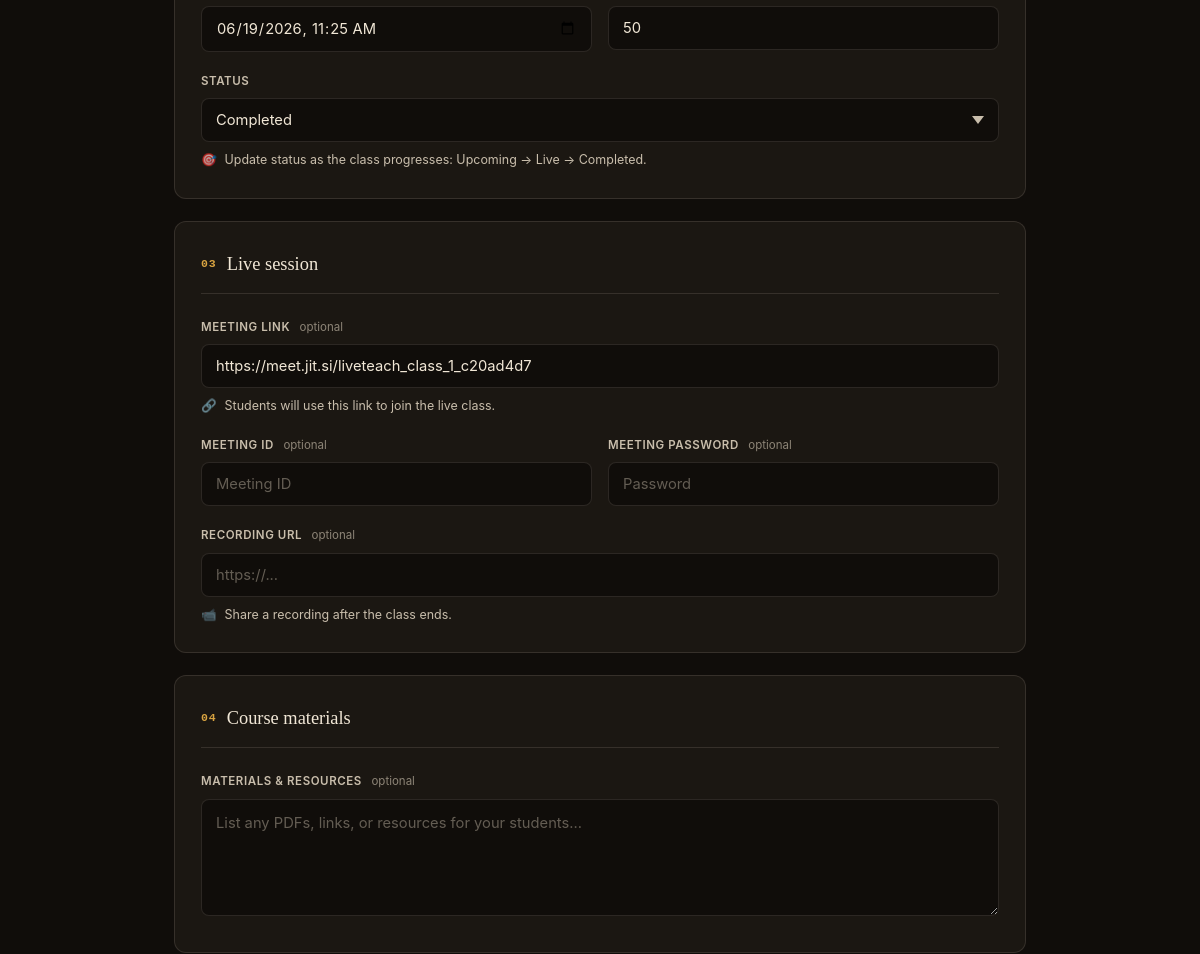
Before: /teacher/edit-class.php?id=1 (signed in, middle part) with the older database file.
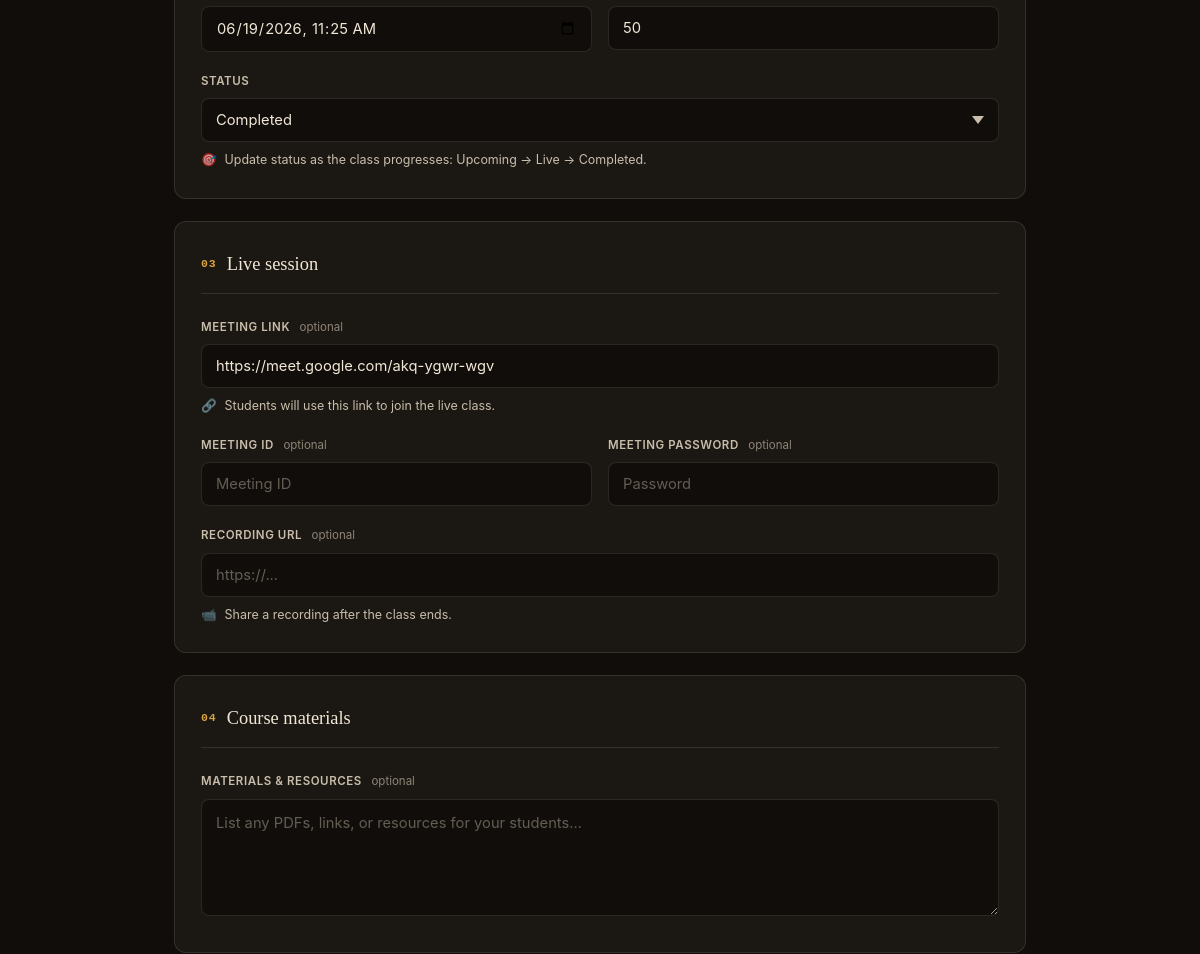
After: the same page with the newer database file.
### tables this page shows
CREATE TABLE `live_classes` (
  `id` int(11) NOT NULL,
  `teacher_id` int(11) NOT NULL,
  `title` varchar(255) NOT NULL,
  `description` text DEFAULT NULL,
  `short_description` varchar(500) DEFAULT NULL,
  `image` varchar(255) DEFAULT NULL,
  `price` decimal(10,2) NOT NULL DEFAULT 0.00,
  `duration` varchar(50) DEFAULT NULL,
  `level` enum('beginner','intermediate','advanced') NOT NULL DEFAULT 'beginner',
  `category` varchar(100) DEFAULT NULL,
  `start_date` datetime DEFAULT NULL,
  `end_date` datetime DEFAULT NULL,
  `schedule` text DEFAULT NULL,
  `meeting_link` varchar(500) DEFAULT NULL,
  `meeting_id` varchar(100) DEFAULT NULL,
  `meeting_password` varchar(100) DEFAULT NULL,
  `recording_url` varchar(500) DEFAULT NULL,
  `materials` text DEFAULT NULL,
  `max_students` int(11) DEFAULT 50,
  `current_students` int(11) NOT NULL DEFAULT 0,
  `status` enum('upcoming','ongoing','completed','cancelled') NOT NULL DEFAULT 'upcoming',
  `is_featured` tinyint(1) NOT NULL DEFAULT 0,
  `sequential_unlock` tinyint(1) NOT NULL DEFAULT 0,
  `created_at` timestamp NOT NULL DEFAULT current_timestamp(),
  `thumbnail` varchar(500) DEFAULT NULL,
  `preview_video` varchar(500) DEFAULT NULL,
  `stream_platform` enum('zoom','google_meet','custom','youtube_live') DEFAULT 'zoom',
  `stream_embed` text DEFAULT NULL
);

### teacher/edit-class.php (the view, shortened to what this page needs)
<?php
require_once '../includes/header.php';
$connection = getDbConnection();
$teacherId = (int)$_SESSION['user']['id'];
$classId = isset($_GET['id']) ? (int)$_GET['id'] : 0;
$stmt = $connection->prepare("SELECT * FROM live_classes WHERE id = ? AND teacher_id = ?");
$stmt->bind_param('ii', $classId, $teacherId);
$stmt->execute();
$class = $stmt->get_result()->fetch_assoc();
?>
<main class="lt-page">
    <div class="lt-container">
        <div class="lt-form">
            <form method="post" action="">
                <div class="lt-section">
                    <div class="lt-field-row">
                        <div class="lt-field">
                            <input type="datetime-local" id="start_date" name="start_date" value="<?php echo date('Y-m-d\TH:i', strtotime($class['start_date'])); ?>" required>
                        </div>
                        <div class="lt-field">
                            <input type="number" id="max_students" name="max_students" min="1" value="<?php echo (int)$class['max_students']; ?>">
                        </div>
                    </div>
                    <div class="lt-field">
                        <label for="status">Status</label>
                        <select id="status" name="status">
                            <?php foreach(['upcoming','ongoing','completed','cancelled'] as $st): ?>
                                <option value="<?php echo $st; ?>" <?php echo $class['status']==$st?'selected':''; ?>>
                                    <?php echo ucfirst($st); ?>
                                </option>
                            <?php endforeach; ?>
                        </select>
                        <div class="lt-field-help">
                            <span class="lt-help-icon">🎯</span>
                            <span>Update status as the class progresses: Upcoming → Live → Completed.</span>
                        </div>
                    </div>
                </div>
                <div class="lt-section">
                    <div class="lt-section-head">
                        <span class="lt-num">03</span>
                        <h2>Live session</h2>
                    </div>
                    <div class="lt-field">
                        <label for="meeting_link">Meeting link <span class="lt-hint">optional</span></label>
                        <input type="url" id="meeting_link" name="meeting_link" value="<?php echo htmlspecialchars($class['meeting_link'] ?? ''); ?>" placeholder="https://zoom.us/j/...">
                        <div class="lt-field-help">
                            <span class="lt-help-icon">🔗</span>
                            <span>Students will use this link to join the live class.</span>
                        </div>
                    </div>
                    <div class="lt-field-row">
                        <div class="lt-field">
                            <label for="meeting_id">Meeting ID <span class="lt-hint">optional</span></label>
                            <input type="text" id="meeting_id" name="meeting_id" value="<?php echo htmlspecialchars($class['meeting_id'] ?? ''); ?>" placeholder="Meeting ID">
                        </div>
                        <div class="lt-field">
                            <label for="meeting_password">Meeting password <span class="lt-hint">optional</span></label>
                            <input type="text" id="meeting_password" name="meeting_password" value="<?php echo htmlspecialchars($class['meeting_password'] ?? ''); ?>" placeholder="Password">
                        </div>
                    </div>
                    <div class="lt-field">
                        <label for="recording_url">Recording URL <span class="lt-hint">optional</span></label>
                        <input type="url" id="recording_url" name="recording_url" value="<?php echo htmlspecialchars($class['recording_url'] ?? ''); ?>" placeholder="https://...">
                        <div class="lt-field-help">
                            <span class="lt-help-icon">📹</span>
                            <span>Share a recording after the class ends.</span>
                        </div>
                    </div>
                </div>
                <div class="lt-section">
                    <div class="lt-section-head">
                        <span class="lt-num">04</span>
                        <h2>Course materials</h2>
                    </div>
                    <div class="lt-field">
                        <label for="materials">Materials &amp; resources <span class="lt-hint">optional</span></label>
                        <textarea id="materials" name="materials" rows="4" placeholder="List any PDFs, links, or resources for your students..."><?php echo htmlspecialchars($class['materials'] ?? ''); ?></textarea>
                    </div>
                </div>
            </form>
        </div>
    </div>
</main>
<?php require_once '../includes/footer.php'; ?>

Changed rows visible on the page:
changed live_classes "Completed": meeting_link "https://meet.jit.si/liveteach_class_1_c20ad4d7" → "https://meet.google.com/akq-ygwr-wgv"
